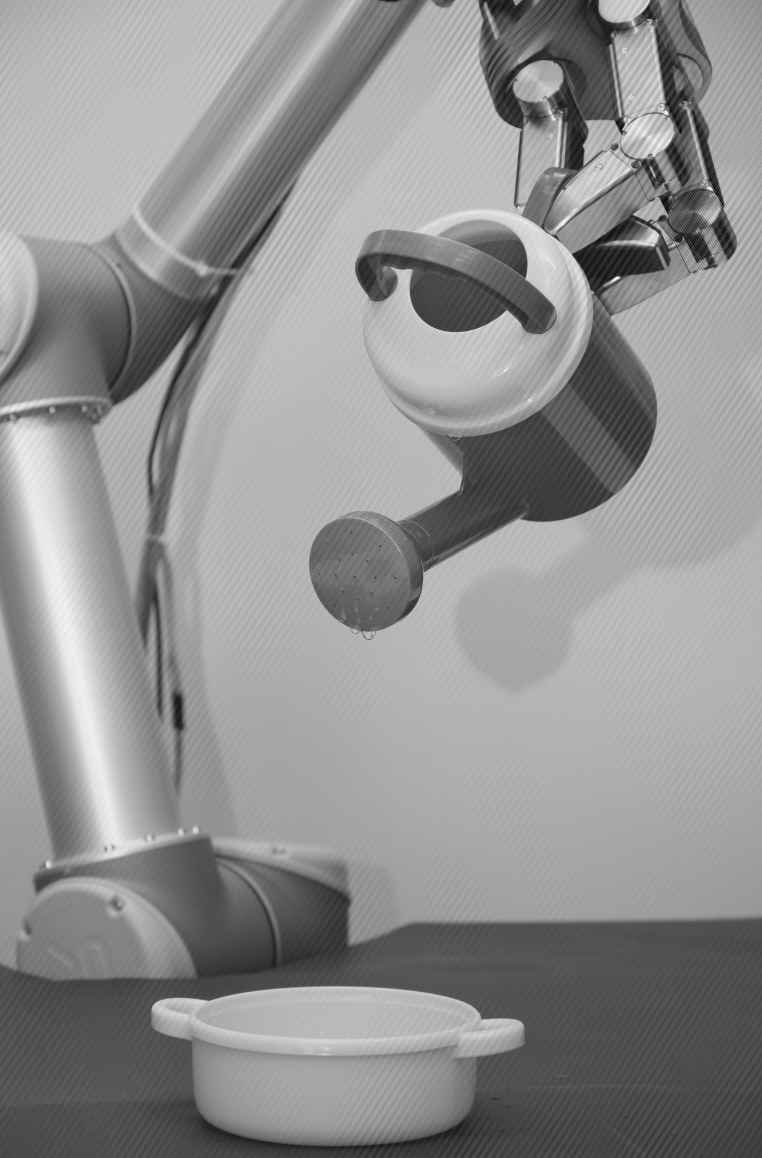
//> input picture vision/miniproject1/image4_1/Image4_1.png, 1524 x 2316 px (shown at 1/2 size)
$ ./image4 ../Image4_1.png   (built with g++ and OpenCV 4)
//> lines starting //> are read from the running program, lines starting //| are printed output that depends on the picture; after the words box and inside, x2 and y2 are one past the last pixel; in counts of white or black regions, pixels touching at a corner belong together
//> further down, img_original is the input picture: 2316 rows x 1524 cols, CV_8UC1; min 0, max 255, mean 144.4
### vision/miniproject1/image2/src/functions.h
#include <opencv2/highgui.hpp>
#include "opencv2/imgcodecs.hpp"
#include "opencv2/opencv.hpp"
#include <iostream>
#include <stdio.h>


using namespace cv;
using namespace std;


/*Function to show an image in a resize window*/
// [5 lines left out: function imshow_res, not called in this run]

/*function to calculate the histogram of an image*/
Mat histogram_creation(Mat img_orig){
  Mat img=img_orig.clone();
  // Set histogram bins count
  int bins = 1024;
  int histSize[] = {bins};
  // Set ranges for histogram bins
  float lranges[] = {0, 256};
  const float* ranges[] = {lranges};
  // create matrix for histogram
  Mat hist;
  int channels[] = {0};
  // create matrix for histogram visualization
  int const hist_height = 512;
  Mat3b hist_image = Mat3b::zeros(hist_height, bins);

  calcHist(&img, 1, channels, Mat(), hist, 1, histSize, ranges, true, false);
//> hist = 1024 values, max 65880 at index 724, min 0 at index 1, mean 3446.9
  double max_val=0;
  minMaxLoc(hist, 0, &max_val);
//> max_val = 65880

  // visualize each bin
  for(int b = 0; b < bins; b++) {
    float const binVal = hist.at<float>(b);
    int   const height = cvRound(binVal*hist_height/max_val);
    line
    ( hist_image
      , Point(b, hist_height-height), Point(b, hist_height)
      , Scalar::all(255)
    );
  }
//> this loop made 1024 passes
//> (binVal, height) on passes 1 to 3: (2, 0), (0, 0), (0, 0)
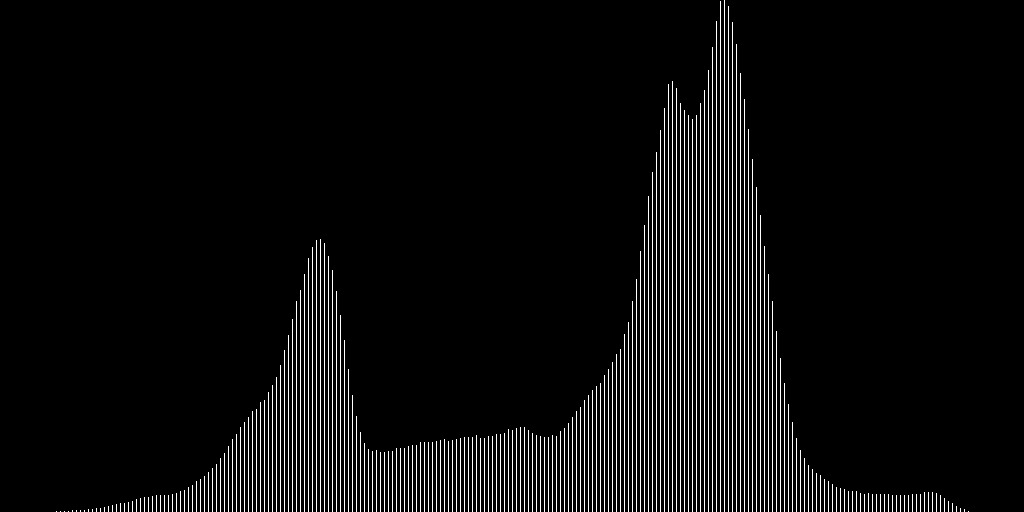
//> hist_image: 512 rows x 1024 cols, CV_8UC3; 5.2% white in thin lines or dots, all inside (x1, y1, x2, y2) = (56, 0, 969, 512)
  return hist_image;
}

// [109 lines left out: functions median, adapt_med_filter, mean_filter, geom_mean_filter, intesity_transf, not called in this run]

### vision/miniproject1/image4_1/src/image4.cpp
/*
  RoVi1
    miniproject image4
*/

#include "../../lib/functions.h"

using namespace cv;
using namespace std;

int main(int argc, char *argv[]) {
    // Parse command line arguments -- the first positional argument expects an
    // image path (the default is ./book_cover.jpg)
    cv::CommandLineParser parser(argc, argv,
            // name  | default value    | help message
                                 "{help   |                  | print this message}"
                                 "{@image | ../Image4_1.png | image path}"
    );

    if (parser.has("help")) {
        parser.printMessage();
        return 0;
    }

    // Load image file
    std::string filepath = parser.get<std::string>("@image");
    cv::Mat img_original = cv::imread(filepath, CV_LOAD_IMAGE_GRAYSCALE);

    // Check that the image file was actually loaded
    if (img_original.empty()) {
        std::cout << "Input image not found at '" << filepath << "'\n";
        return 1;
    }
    /**************************************************************************
     ************************Problem detection*********************************
     **************************************************************************/
    Mat hist_orig = histogram_creation(img_original);   //histogram original

    cv::Mat padded;
    int opt_rows = cv::getOptimalDFTSize(img_original.rows * 2 - 1);
//> opt_rows = 4800
    int opt_cols = cv::getOptimalDFTSize(img_original.cols * 2 - 1);
//> opt_cols = 3072
    cv::copyMakeBorder(img_original, padded, 0, opt_rows - img_original.rows, 0, opt_cols - img_original.cols,
                       cv::BORDER_CONSTANT, cv::Scalar::all(0));
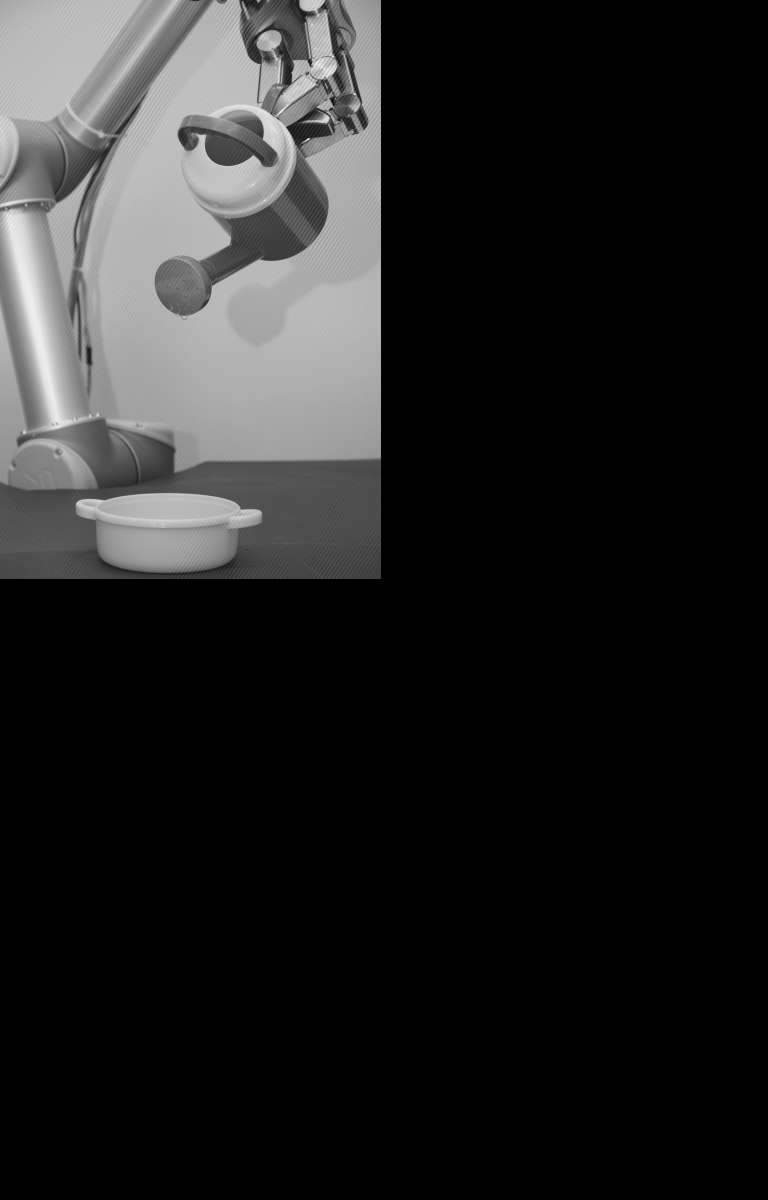
//> padded: 4800 rows x 3072 cols, CV_8UC1 (shown at 1/4 size); min 0, max 255, mean 34.6

    // Make place for both the real and complex values by merging planes into a
    // cv::Mat with 2 channels.
    // Use float element type because frequency domain ranges are large.
    cv::Mat planes[] = {
        cv::Mat_<float>(padded),
        cv::Mat_<float>::zeros(padded.size())
    };
//> planes[1]: 4800 rows x 3072 cols, CV_32FC1; every value is 0
    cv::Mat complex;
    cv::merge(planes, 2, complex);

    // Compute DFT of image
    cv::dft(complex, complex);

    // Split real and complex planes
    cv::split(complex, planes);

    // Compute the magnitude and phase
    cv::Mat mag, phase;
    cv::cartToPolar(planes[0], planes[1], mag, phase);
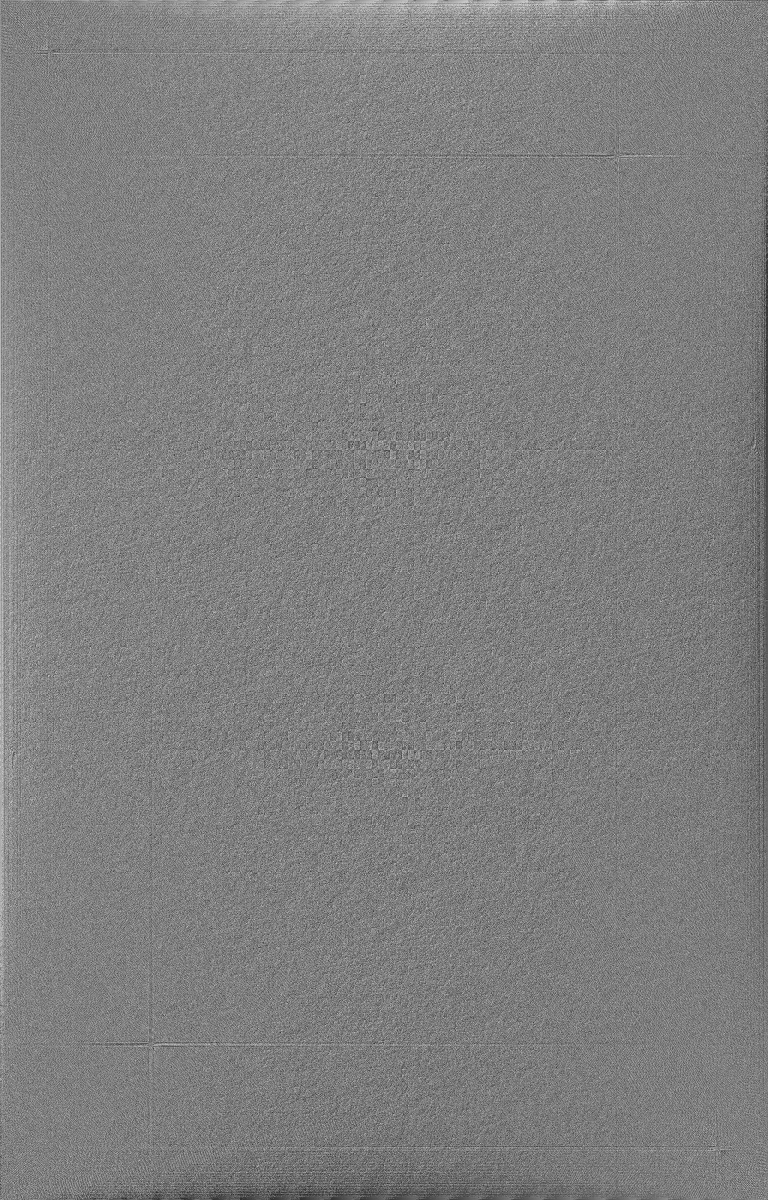
//> phase: 4800 rows x 3072 cols, CV_32FC1 (shown at 1/4 size); min 0, max 6.28, mean 3.14; drawn with min black and max white

    // Shift quadrants so the Fourier image origin is in the center of the image
//> (the run ends here: the program needs code that is not available in this run, at `dftshift(mag);`)
